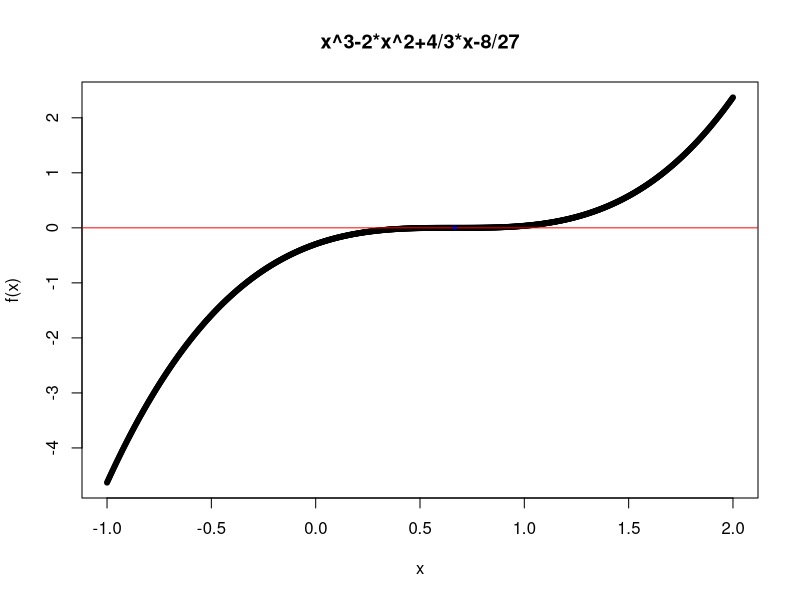
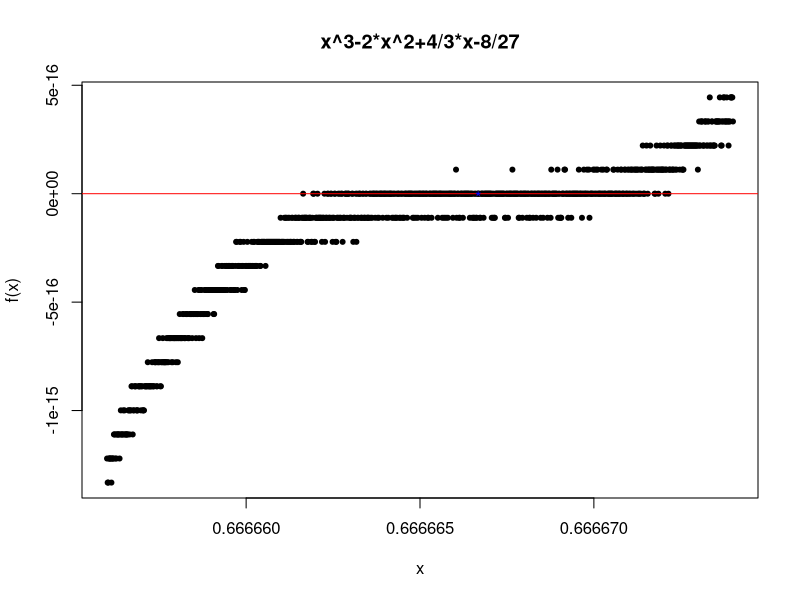
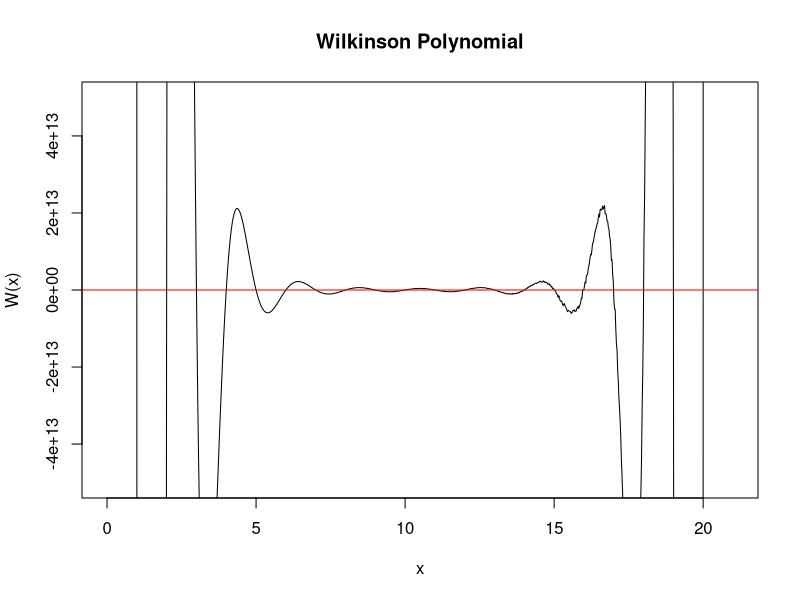

Source code (R) for these figures, in order:
## ---- chunk 1
x = seq(-1,2,len=1000)
f=function(x) {x^3-2*x^2+4/3*x-8/27}
plot(x,f(x),pch=20,main="x^3-2*x^2+4/3*x-8/27")
abline(0,0,col="red")
points(2/3,0,col="blue",pch="*")
## ---- chunk 2
options(digits=10)
## ---- chunk 3
interval = c(0, 1)
tol = 0.5e-10
uniroot(f, interval, tol = tol)
## ---- chunk 4
x = seq(0.666656,0.666674,len=1000)
plot(x,f(x),pch=20,main="x^3-2*x^2+4/3*x-8/27")
abline(0,0,col="red")
points(2/3,0,col="blue",pch="*")
## ---- chunk 5
# Function defined in factored format
Wilkinson = function(x) {
  (-20 + x)*(-19 + x)*(-18 + x)*(-17 + x)*(-16 + x)*(-15 + x)*(-14 + x)*(-13 + x)*
    (-12 + x)*(-11 + x)*(-10 + x)*(-9 + x)*(-8 + x)*(-7 + x)*(-6 + x)*(-5 + x)*(-4 + x)*
    (-3 + x)*(-2 + x)*(-1 + x)
}

# Function defined in expanded format
W = function(x){
  2432902008176640000 - 8752948036761600000*x + 13803759753640704000*x^2 - 
    12870931245150988800*x^3 + 8037811822645051776*x^4 - 3599979517947607200*x^5  + 
    1206647803780373360*x^6 - 311333643161390640*x^7 + 63030812099294896*x^8 - 
    10142299865511450*x^9 + 1307535010540395*x^10 - 135585182899530*x^11 + 
    11310276995381*x^12 - 756111184500*x^13 + 40171771630*x^14 -1672280820*x^15 + 
    53327946*x^16 - 1256850*x^17 + 20615*x^18 - 210*x^19 + x^20
}

# Plot the Wilkinson polynomial
x = seq(0,21,len=1000)
plot(x,W(x),type="l",ylim=c(-5e13,5e13),main="Wilkinson Polynomial")
abline(0,0,col="red")
## ---- chunk 6
wInt = c(15.8, 16.3)
uniroot(W, wInt)
## ---- chunk 7
#Bisect
W(16.00587) #-613911887872
#Uniroot
W(16.00651) #7516192768
## ---- chunk 8
W2 = function(x){
  2432902008176640000 - 8752948036761600000*x + 13803759753640704000*x^2 - 
    12870931245150988800*x^3 + 8037811822645051776*x^4 - 3599979517947607200*x^5  + 
    1206647803780373360*x^6 - 311333643161390640*x^7 + 63030812099294896*x^8 - 
    10142299865511450*x^9 + 1307535010540395*x^10 - 135585182899530*x^11 + 
    11310276995381*x^12 - 756111184500*x^13 + 40171771630*x^14 -1672280820*x^15 + 
    53327946*x^16 - 1256850*x^17 + 20615*x^18 - (210+2^(-23))*x^19 + x^20
}
